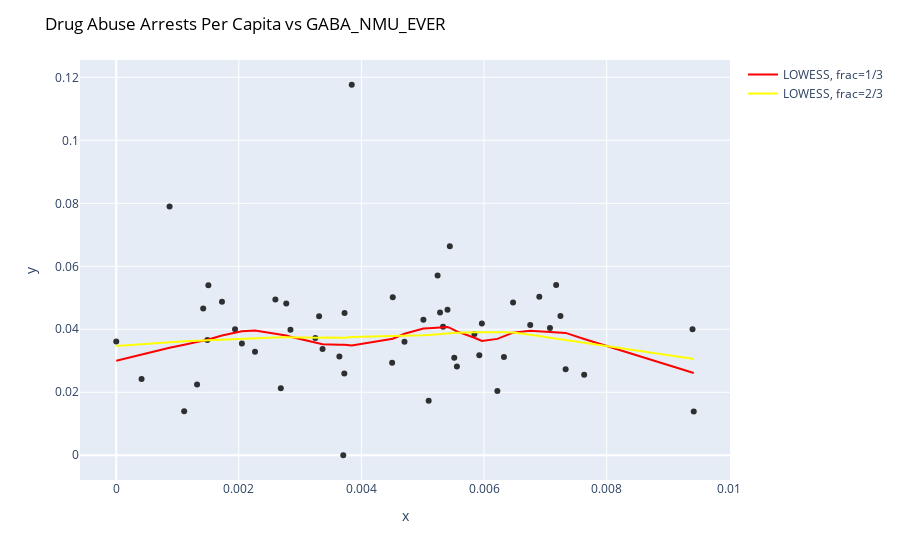

The code cell stored with this chart in its notebook:
### Code cell
# GABA_NMU_EVER
endog = final_data["GABA_NMU_EVER"].values
endog
exogvals = X2["drug_abuse_arrests_PerCapita"]
exog = exogvals.values
# x values 
#X1
#X2
# y values
#final_data["OP_NMU_EVER"]
#final_data["BENZ_NMU_EVER"]
#final_data["STIM_NMU_EVER"]
#final_data["GABA_NMU_EVER"]
#final_data["ILL_USE"]
new_y = lowess(endog, exog, frac=1./3)
new_y2 = lowess(endog, exog, frac=2/3)
new_y3 = lowess(endog, exog, frac=1/5)


fig = px.scatter(df, x=exog, y=endog, 
                 opacity=0.8, color_discrete_sequence=['black'])

fig.update_layout(title=dict(text="Drug Abuse Arrests Per Capita vs GABA_NMU_EVER ", 
                             font=dict(color='black')))
# Add the prediction line
fig.add_traces(go.Scatter(x=new_y[:,0], y=new_y[:,1], name='LOWESS, frac=1/3', line=dict(color='red')))
fig.add_traces(go.Scatter(x=new_y2[:,0], y=new_y2[:,1], name='LOWESS, frac=2/3', line=dict(color='yellow')))
#fig.add_traces(go.Scatter(x=new_y3[:,0], y=new_y3[:,1], name='LOWESS, frac=1/5', line=dict(color='blue')))
